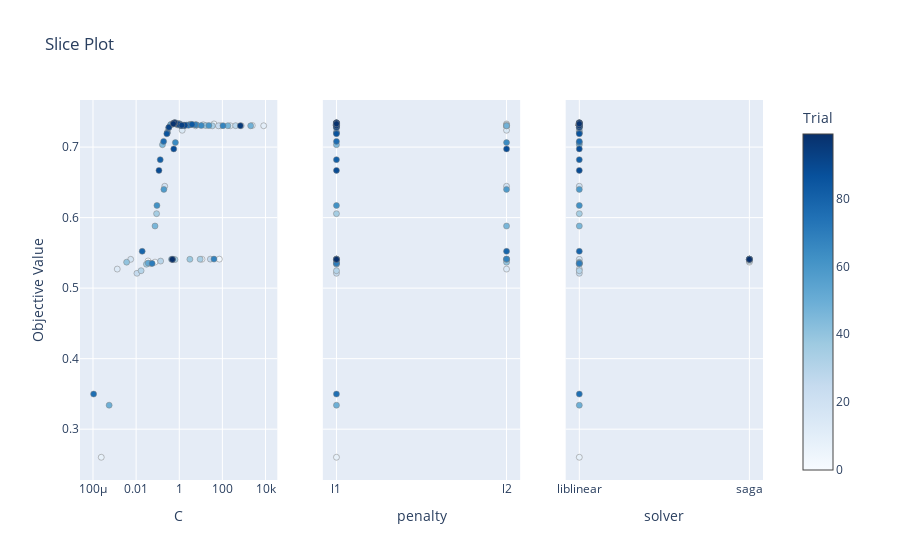

Notebook cell for this chart:
### Code cell
optuna.visualization.plot_slice(study)

### Figure 1 — Plotly figure (JSON) as saved in the notebook; plotly's stock layout.template omitted (floating-point values rounded to 4 significant figures)
{"data": [{"marker": {"color": [0, 1, 2, 3, 4, 5, 6, 7, 8, 9, 10, 11, 12, 13, 14, 15, 16, 17, 18, 19, 20, 21, 22, 23, 24, 25, 26, 27, 28, 29, 30, 31, 32, 33, 34, 35, 36, 37, 38, 39, 40, 41, 42, 43, 44, 45, 46, 47, 48, 49, 50, 51, 52, 53, 54, 55, 56, 57, 58, 59, 60, 61, 62, 63, 64, 65, 66, 67, 68, 69, 70, 71, 72, 73, 74, 75, 76, 77, 78, 79, 80, 81, 82, 83, 84, 85, 86, 87, 88, 89, 90, 91, 92, 93, 94, 95, 96, 97, 98, 99], "colorbar": {"title": {"text": "Trial"}, "x": 1, "xpad": 40}, "colorscale": [[0, "rgb(247,251,255)"], [0.125, "rgb(222,235,247)"], [0.25, "rgb(198,219,239)"], [0.375, "rgb(158,202,225)"], [0.5, "rgb(107,174,214)"], [0.625, "rgb(66,146,198)"], [0.75, "rgb(33,113,181)"], [0.875, "rgb(8,81,156)"], [1, "rgb(8,48,107)"]], "line": {"color": "Grey", "width": 0.5}, "showscale": true}, "mode": "markers", "name": "Feasible Trial", "showlegend": false, "type": "scatter", "x": [0.725, 0.03582, 11.32, 72.24, 0.07511, 0.04729, 0.5216, 40.73, 0.0002414, 82.99, 8237.0, 2441.0, 5.667, 0.001333, 233.1, 1.368, 745.7, 12.91, 0.005606, 0.9396, 0.2125, 1.365, 3.139, 65.72, 0.2871, 0.01091, 27.74, 3.286, 411.6, 0.1373, 0.01698, 1.039, 0.8611, 34.2, 9.316, 0.08885, 0.6317, 0.03006, 3.11, 16.87, 0.003627, 3.616, 1.586, 0.524, 0.4175, 0.1665, 0.07504, 179.6, 2052.0, 0.0005612, 0.4387, 0.3936, 0.03629, 6.288, 1.029, 1.726, 0.9282, 1.195, 0.1935, 6.257, 23.59, 0.9079, 0.09223, 2.243, 0.6614, 10.51, 0.3223, 106.6, 40.82, 5.515, 0.05511, 0.5914, 0.6871, 0.9655, 2.698, 0.0001069, 0.1882, 0.5344, 0.2785, 0.01914, 0.489, 0.1313, 1.728, 0.7519, 3.921, 1.219, 0.265, 0.5565, 0.5561, 0.1146, 1.842, 0.9181, 0.3323, 1.318, 0.6322, 681.5, 0.5786, 0.6099, 0.5346, 0.4795], "xaxis": "x", "y": [0.7324, 0.5385, 0.541, 0.5411, 0.5369, 0.5347, 0.5409, 0.7328, 0.2602, 0.7303, 0.7302, 0.7306, 0.7302, 0.527, 0.7303, 0.7239, 0.7303, 0.7317, 0.5408, 0.7329, 0.6445, 0.731, 0.7321, 0.7302, 0.7217, 0.5211, 0.5411, 0.7322, 0.7304, 0.5384, 0.5247, 0.733, 0.7314, 0.7302, 0.541, 0.6056, 0.5405, 0.5339, 0.5409, 0.7306, 0.5368, 0.7322, 0.7309, 0.7333, 0.7324, 0.7034, 0.5881, 0.7303, 0.7302, 0.334, 0.5409, 0.7313, 0.5356, 0.7315, 0.7329, 0.7307, 0.7326, 0.7304, 0.64, 0.7315, 0.7305, 0.7317, 0.6172, 0.7312, 0.7064, 0.7305, 0.7274, 0.7304, 0.5411, 0.7318, 0.5351, 0.7345, 0.7344, 0.7327, 0.7309, 0.3498, 0.7081, 0.733, 0.72, 0.5522, 0.5408, 0.6822, 0.7307, 0.7326, 0.7321, 0.7304, 0.7188, 0.7337, 0.6974, 0.667, 0.731, 0.7324, 0.7281, 0.7311, 0.7339, 0.7303, 0.7341, 0.7344, 0.733, 0.5408], "yaxis": "y"}, {"marker": {"color": [0, 1, 2, 3, 4, 5, 6, 7, 8, 9, 10, 11, 12, 13, 14, 15, 16, 17, 18, 19, 20, 21, 22, 23, 24, 25, 26, 27, 28, 29, 30, 31, 32, 33, 34, 35, 36, 37, 38, 39, 40, 41, 42, 43, 44, 45, 46, 47, 48, 49, 50, 51, 52, 53, 54, 55, 56, 57, 58, 59, 60, 61, 62, 63, 64, 65, 66, 67, 68, 69, 70, 71, 72, 73, 74, 75, 76, 77, 78, 79, 80, 81, 82, 83, 84, 85, 86, 87, 88, 89, 90, 91, 92, 93, 94, 95, 96, 97, 98, 99], "colorbar": {"title": {"text": "Trial"}, "x": 1, "xpad": 40}, "colorscale": [[0, "rgb(247,251,255)"], [0.125, "rgb(222,235,247)"], [0.25, "rgb(198,219,239)"], [0.375, "rgb(158,202,225)"], [0.5, "rgb(107,174,214)"], [0.625, "rgb(66,146,198)"], [0.75, "rgb(33,113,181)"], [0.875, "rgb(8,81,156)"], [1, "rgb(8,48,107)"]], "line": {"color": "Grey", "width": 0.5}, "showscale": false}, "mode": "markers", "name": "Feasible Trial", "showlegend": false, "type": "scatter", "x": ["l1", "l1", "l1", "l1", "l1", "l1", "l2", "l2", "l1", "l1", "l2", "l2", "l2", "l2", "l2", "l2", "l1", "l2", "l2", "l1", "l2", "l1", "l1", "l1", "l1", "l1", "l1", "l1", "l2", "l1", "l1", "l1", "l1", "l1", "l1", "l1", "l1", "l1", "l1", "l1", "l2", "l1", "l1", "l1", "l1", "l1", "l2", "l1", "l2", "l1", "l2", "l1", "l1", "l1", "l1", "l1", "l1", "l1", "l2", "l1", "l1", "l1", "l1", "l1", "l2", "l1", "l1", "l1", "l2", "l1", "l1", "l1", "l1", "l1", "l1", "l1", "l1", "l1", "l1", "l2", "l1", "l1", "l1", "l1", "l1", "l1", "l1", "l1", "l2", "l1", "l1", "l1", "l1", "l1", "l1", "l1", "l1", "l1", "l1", "l1"], "xaxis": "x2", "y": [0.7324, 0.5385, 0.541, 0.5411, 0.5369, 0.5347, 0.5409, 0.7328, 0.2602, 0.7303, 0.7302, 0.7306, 0.7302, 0.527, 0.7303, 0.7239, 0.7303, 0.7317, 0.5408, 0.7329, 0.6445, 0.731, 0.7321, 0.7302, 0.7217, 0.5211, 0.5411, 0.7322, 0.7304, 0.5384, 0.5247, 0.733, 0.7314, 0.7302, 0.541, 0.6056, 0.5405, 0.5339, 0.5409, 0.7306, 0.5368, 0.7322, 0.7309, 0.7333, 0.7324, 0.7034, 0.5881, 0.7303, 0.7302, 0.334, 0.5409, 0.7313, 0.5356, 0.7315, 0.7329, 0.7307, 0.7326, 0.7304, 0.64, 0.7315, 0.7305, 0.7317, 0.6172, 0.7312, 0.7064, 0.7305, 0.7274, 0.7304, 0.5411, 0.7318, 0.5351, 0.7345, 0.7344, 0.7327, 0.7309, 0.3498, 0.7081, 0.733, 0.72, 0.5522, 0.5408, 0.6822, 0.7307, 0.7326, 0.7321, 0.7304, 0.7188, 0.7337, 0.6974, 0.667, 0.731, 0.7324, 0.7281, 0.7311, 0.7339, 0.7303, 0.7341, 0.7344, 0.733, 0.5408], "yaxis": "y2"}, {"marker": {"color": [0, 1, 2, 3, 4, 5, 6, 7, 8, 9, 10, 11, 12, 13, 14, 15, 16, 17, 18, 19, 20, 21, 22, 23, 24, 25, 26, 27, 28, 29, 30, 31, 32, 33, 34, 35, 36, 37, 38, 39, 40, 41, 42, 43, 44, 45, 46, 47, 48, 49, 50, 51, 52, 53, 54, 55, 56, 57, 58, 59, 60, 61, 62, 63, 64, 65, 66, 67, 68, 69, 70, 71, 72, 73, 74, 75, 76, 77, 78, 79, 80, 81, 82, 83, 84, 85, 86, 87, 88, 89, 90, 91, 92, 93, 94, 95, 96, 97, 98, 99], "colorbar": {"title": {"text": "Trial"}, "x": 1, "xpad": 40}, "colorscale": [[0, "rgb(247,251,255)"], [0.125, "rgb(222,235,247)"], [0.25, "rgb(198,219,239)"], [0.375, "rgb(158,202,225)"], [0.5, "rgb(107,174,214)"], [0.625, "rgb(66,146,198)"], [0.75, "rgb(33,113,181)"], [0.875, "rgb(8,81,156)"], [1, "rgb(8,48,107)"]], "line": {"color": "Grey", "width": 0.5}, "showscale": false}, "mode": "markers", "name": "Feasible Trial", "showlegend": false, "type": "scatter", "x": ["liblinear", "saga", "saga", "saga", "saga", "liblinear", "saga", "liblinear", "liblinear", "liblinear", "liblinear", "liblinear", "liblinear", "liblinear", "liblinear", "liblinear", "liblinear", "liblinear", "liblinear", "liblinear", "liblinear", "liblinear", "liblinear", "liblinear", "liblinear", "liblinear", "saga", "liblinear", "liblinear", "saga", "liblinear", "liblinear", "liblinear", "liblinear", "saga", "liblinear", "saga", "liblinear", "saga", "liblinear", "liblinear", "liblinear", "liblinear", "liblinear", "liblinear", "liblinear", "liblinear", "liblinear", "liblinear", "liblinear", "saga", "liblinear", "liblinear", "liblinear", "liblinear", "liblinear", "liblinear", "liblinear", "liblinear", "liblinear", "liblinear", "liblinear", "liblinear", "liblinear", "liblinear", "liblinear", "liblinear", "liblinear", "saga", "liblinear", "liblinear", "liblinear", "liblinear", "liblinear", "liblinear", "liblinear", "liblinear", "liblinear", "liblinear", "liblinear", "saga", "liblinear", "liblinear", "liblinear", "liblinear", "liblinear", "liblinear", "liblinear", "liblinear", "liblinear", "liblinear", "liblinear", "liblinear", "liblinear", "liblinear", "liblinear", "liblinear", "liblinear", "liblinear", "saga"], "xaxis": "x3", "y": [0.7324, 0.5385, 0.541, 0.5411, 0.5369, 0.5347, 0.5409, 0.7328, 0.2602, 0.7303, 0.7302, 0.7306, 0.7302, 0.527, 0.7303, 0.7239, 0.7303, 0.7317, 0.5408, 0.7329, 0.6445, 0.731, 0.7321, 0.7302, 0.7217, 0.5211, 0.5411, 0.7322, 0.7304, 0.5384, 0.5247, 0.733, 0.7314, 0.7302, 0.541, 0.6056, 0.5405, 0.5339, 0.5409, 0.7306, 0.5368, 0.7322, 0.7309, 0.7333, 0.7324, 0.7034, 0.5881, 0.7303, 0.7302, 0.334, 0.5409, 0.7313, 0.5356, 0.7315, 0.7329, 0.7307, 0.7326, 0.7304, 0.64, 0.7315, 0.7305, 0.7317, 0.6172, 0.7312, 0.7064, 0.7305, 0.7274, 0.7304, 0.5411, 0.7318, 0.5351, 0.7345, 0.7344, 0.7327, 0.7309, 0.3498, 0.7081, 0.733, 0.72, 0.5522, 0.5408, 0.6822, 0.7307, 0.7326, 0.7321, 0.7304, 0.7188, 0.7337, 0.6974, 0.667, 0.731, 0.7324, 0.7281, 0.7311, 0.7339, 0.7303, 0.7341, 0.7344, 0.733, 0.5408], "yaxis": "y3"}], "layout": {"title": {"text": "Slice Plot"}, "xaxis": {"anchor": "y", "domain": [0, 0.2889], "title": {"text": "C"}, "type": "log"}, "xaxis2": {"anchor": "y2", "categoryarray": ["l1", "l2"], "categoryorder": "array", "domain": [0.3556, 0.6444], "title": {"text": "penalty"}, "type": "category"}, "xaxis3": {"anchor": "y3", "categoryarray": ["liblinear", "saga"], "categoryorder": "array", "domain": [0.7111, 1], "title": {"text": "solver"}, "type": "category"}, "yaxis": {"anchor": "x", "domain": [0, 1], "title": {"text": "Objective Value"}}, "yaxis2": {"anchor": "x2", "domain": [0, 1], "matches": "y", "showticklabels": false}, "yaxis3": {"anchor": "x3", "domain": [0, 1], "matches": "y", "showticklabels": false}}}
